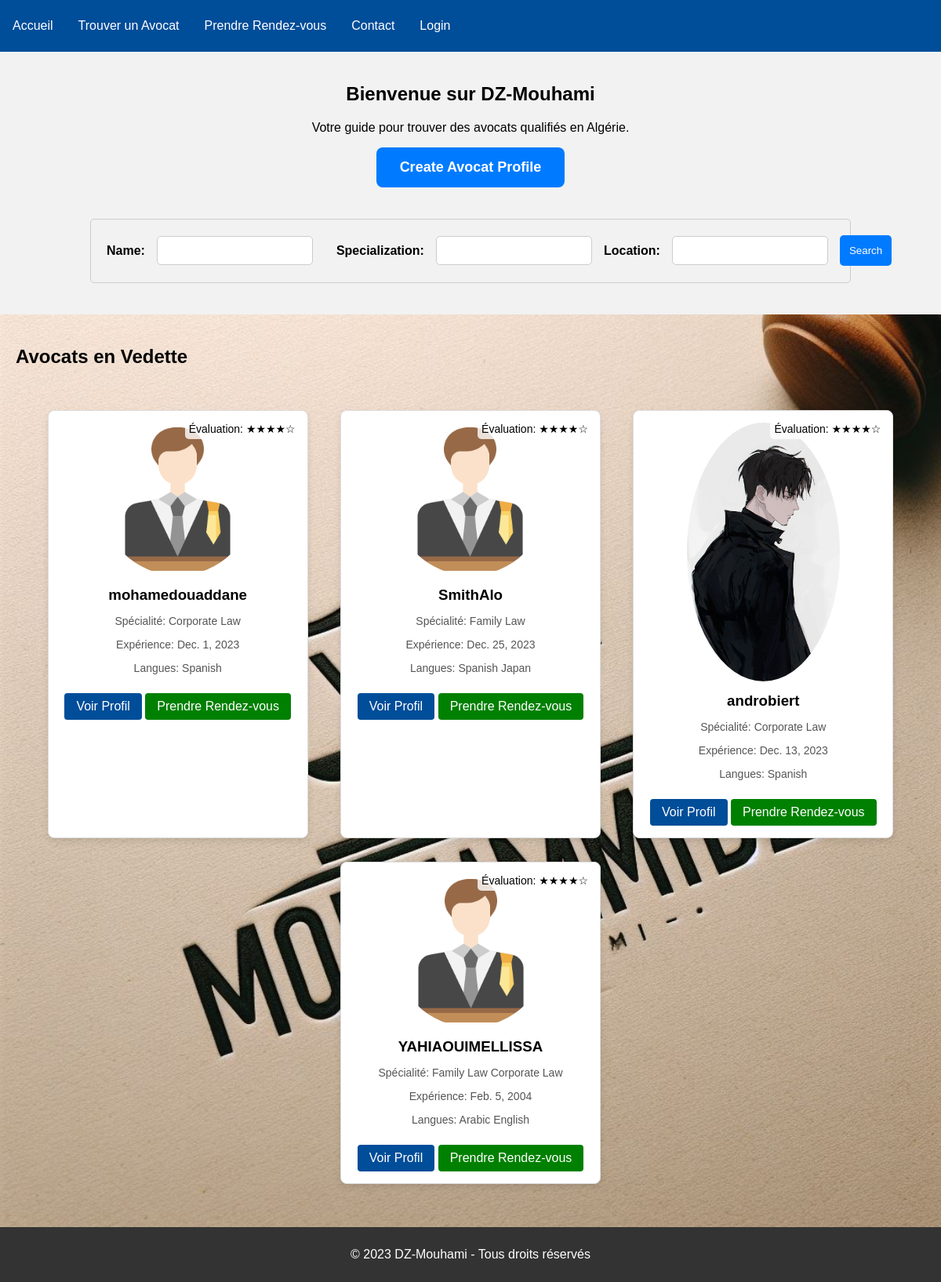
The page / on the database its author committed.
### avocat/models.py (models this page shows, shortened)
class Avocat(models.Model):
    user = models.OneToOneField(User, on_delete=models.CASCADE)
    firstName = models.CharField(max_length=100)
    lastName = models.CharField(max_length=100)
    adresse = models.CharField(max_length=255)
    coordonnees = models.ForeignKey(Coordonnees, on_delete=models.CASCADE)
    experienceWork = models.DateField(null=True)
    specialitees = models.ManyToManyField(Specialite, through='AvocatSpecialitePrice', related_name='avocats', blank=True)
    langues = models.ManyToManyField(Langues, blank=True)
    dateWork = models.DateField()
    timeWork = models.TimeField()
    evaluationStar = models.IntegerField(null=True)
    photo = models.ImageField( null=True, blank=True , default='avatar.png')  # Add this line for the photo
    class Meta:
        db_table = 'avocat'

class Specialite(models.Model):
    title = models.CharField(max_length=200)
    description = models.TextField(blank=True, null=True)
    class Meta:
        db_table = 'specialite'

class Langues(models.Model):
    langue = models.CharField(max_length = 100)
    class Meta:
        db_table = 'langues'

### avocat/views.py (the view)
# urls.py: path('',views.home,name="home"),
def home(request):
    name = request.GET.get('name', '')
    specialite = request.GET.get('specialite', '')
    location = request.GET.get('location', '')
    avocats_query = Q()
    name_parts = name.split()
    if name:
        for part in name_parts:
            avocats_query |= Q(firstName__icontains=part) | Q(lastName__icontains=part)
    if name:
        avocats_query |= Q(firstName__icontains=name) | Q(lastName__icontains=name)
    if specialite:
        avocats_query &= Q(specialitees__title__icontains=specialite)
    if location:
        avocats_query &= Q(adresse__icontains=location)
    avocats = Avocat.objects.filter(avocats_query).distinct()
    context = {'avocats': avocats}
    return render(request, "avocat/home.html", context)

### avocat/templates/avocat/home.html (shortened to what this page needs)
{%extends 'main.html' %}
{%block content %}
    <section class="welcome-section">
        <h1>Bienvenue sur DZ-Mouhami</h1>
        <p>Votre guide pour trouver des avocats qualifiés en Algérie.</p>
        <div style="margin-bottom: 15px; text-align: center;">
          <a href="{% url 'createAvovatProfile' %}" style="display: inline-block; padding: 15px 30px; background-color: #007bff; color: #fff; text-decoration: none; font-size: 18px; font-weight: bold; border-radius: 8px; transition: background-color 0.3s ease;">
              Create Avocat Profile
          </a>
      </div>
         <form action="{% url 'home' %}" method="get" style=" text-align: center;">
          <div style="display: flex; gap: 15px; justify-content: center; flex-direction:row;">
              <div style="display: flex; gap: 15px; align-items: center;">
                  <label for="name" style="font-weight: bold;">Name:</label>
                  <input type="text" id="name" name="name" value="{{ request.GET.name }}" style="padding: 10px; border: 1px solid #ccc; border-radius: 5px;">
              </div>
              <div style="display: flex; gap: 15px; align-items: center;">
                  <label for="specialite" style="font-weight: bold;">Specialization:</label>
                  <input type="text" id="specialite" name="specialite" value="{{ request.GET.specialite }}" style="padding: 10px; border: 1px solid #ccc; border-radius: 5px;">
              </div>
              <div style="display: flex; gap: 15px; align-items: center;">
                  <label for="location" style="font-weight: bold;">Location:</label>
                  <input type="text" id="location" name="location" value="{{ request.GET.location }}" style="padding: 10px; border: 1px solid #ccc; border-radius: 5px;">
              </div>
              <div style="width: 20%; text-align: center;">
                  <button type="submit" style="padding: 12px; background-color: #007bff; color: #fff; border: none; border-radius: 5px; cursor: pointer;">Search</button>
              </div>
          </div>
      </form>
    </section>
    <section class="lawyer-profiles">
        <h2>Avocats en Vedette</h2>
        <div class="profiles-container">
                {%for avocat in avocats%}
                <div class="profile-card">
                    <img src="{{avocat.photo.url}}" alt="{{avocat.firstName}}">
                    <h3>{{avocat.firstName}}{{avocat.lastName}}</h3>
                    <p>Spécialité: {%for spec in avocat.specialitees.all %} {{spec.title}} {%endfor%} </p>
                    <p>Expérience: {{avocat.experienceWork}}</p>
                    <p>Langues: {%for langue in avocat.langues.all %} {{langue.langue}} {%endfor%} </p>
                    <div class="rating">
                        <span>Évaluation: ★★★★☆</span>
                    </div>
                    <a href="{% url 'profile' avocat.id %}" class="profile-link">Voir Profil</a>
                    <a href="{%url 'prendreRendezVous' avocat.id %}" class="appointment-link">Prendre Rendez-vous</a>
                </div>
                {%endfor%}
        </div>
    </section>
{%endblock content %}

### static/css/style.css (style rules this page uses)
body { font-family: Arial, sans-serif; margin: 0; padding: 0; box-sizing: border-box; height: 15vh; }
.welcome-section { background-color: #f2f2f2; padding: 20px; text-align: center; }
.lawyer-profiles { background-color: white; background-image: url("../images/logo.jpg.jpg"); background-attachment:scroll; background-repeat: no-repeat; background-position: bottom ; background-size: cover; backface-visibility: 5% ; padding: 20px; }
.profiles-container { display: flex; flex-wrap: wrap; justify-content: space-around; padding: 20px; }
.profile-card { background-color: #fff; border: 1px solid #ddd; border-radius: 8px; padding: 15px; margin: 15px; text-align: center; width: 300px; box-shadow: 0px 4px 8px rgba(0, 0, 0, 0.1); }
.profile-card img { width: 65%; height: auto; border-radius: 50%; }
.profile-card h3 { margin: 10px 0; }
.profile-card p { font-size: 14px; color: #555; }
.profile-link, .appointment-link { display: inline-block; margin-top: 10px; padding: 8px 15px; border-radius: 4px; text-decoration: none; color: white; background-color: #004d99; }
.appointment-link { background-color: #008000; }
.profile-card { position: relative; }
.profile-card .rating { position: absolute; top: 10px; right: 10px; background-color: rgba(255, 255, 255, 0.8); padding: 5px; border-radius: 5px; font-size: 14px; }

### avocat/templates/avocat/home.html (style rules this page uses)
form { width: 80%; margin: 40px auto 20px auto ; padding: 20px; border: 1px solid #ccc; border-radius: 5px; display: flex; flex-direction: row; }

### rows shown on the page
Avocat: photo (picture), firstName "mohamed", lastName "ouaddane", experienceWork "Dec. 1, 2023"
Specialite: title "Corporate Law"
Langues: langue "Spanish"
Avocat: photo (placeholder picture), firstName "Smith", lastName "Alo", experienceWork "Dec. 25, 2023"
Specialite: title "Family Law"
Langues: langue "Japan"
Avocat: photo (picture), firstName "andro", lastName "biert", experienceWork "Dec. 13, 2023"
Avocat: photo (placeholder picture), firstName "YAHIAOUI", lastName "MELLISSA", experienceWork "Feb. 5, 2004"
Langues: langue "Arabic"
Langues: langue "English"
